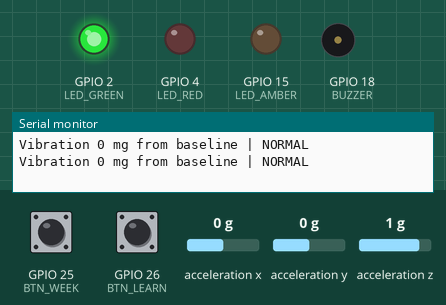
Bench run of a sketch on a simulated ESP32. Shown: output pins drawn as LEDs (lit = HIGH), buzzer (waves = sounding, pin HIGH), the last lines printed to the serial monitor. Wiring (from diagram.json): MPU-6050 motion sensor at I2C address 0x68. The test bench sets the inputs (shaded band); at power-on: acceleration x 0 g, GPIO 25 (BTN_WEEK) HIGH, GPIO 26 (BTN_LEARN) HIGH, acceleration z 1 g, acceleration y 0 g.

Above: at 4.2 s.
4.3 s: acceleration x set to -1.4 g
At 6.2 s:
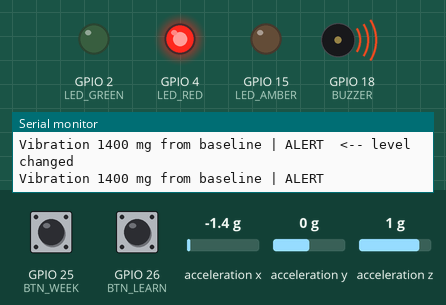
6.5 s: GPIO 25 (BTN_WEEK) pulled LOW for 0.15 s
8.1 s: GPIO 25 (BTN_WEEK) pulled LOW for 1 s
10.6 s: GPIO 26 (BTN_LEARN) pulled LOW for 0.15 s
At 13.8 s:
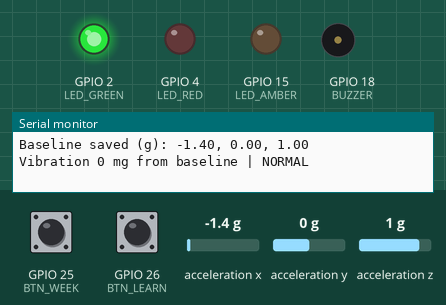
13.9 s: acceleration z set to 0.8 g
At 15.7 s:
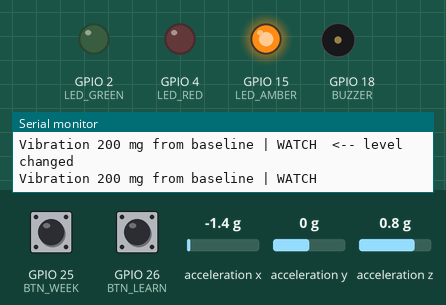
16.1 s: acceleration x set to -1.1 g
At 17.2 s:
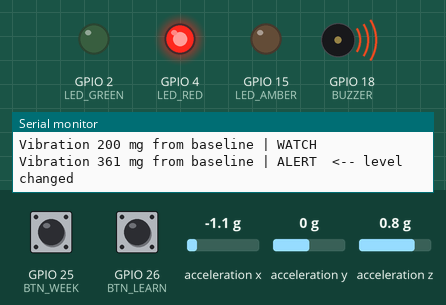
Timing chart, 0 to 19.1 s (numbered marks = the images above; inputs shaded):
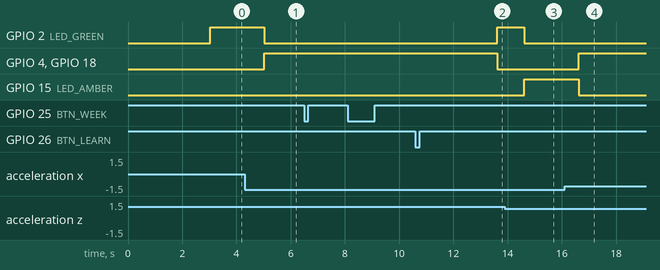

The sketch:

sketch.ino
```cpp
/*
  Lab 5 - Bearing vibration watch on a die-cutter (condition-based maintenance)
  (ILLUSTRATIVE machine and limits. Simulated sensor. Not a real machine or a real diagnosis.)

  Story: an accelerometer is stuck on the motor housing of a converting machine.
  After startup the sketch learns what "healthy" looks like (the baseline). Then it
  reports how far the reading moves away from it, in milli-g (mg).
  In real life vibration changes on its own. In the simulator YOU make it change:
  click the MPU6050 and move its accelerometer sliders (X, Y, Z).

  Buttons:
    BLUE   = RECORD WEEK  (save today's reading as the next weekly point, up to 10)
    YELLOW = RE-LEARN baseline (do this after maintenance)

  Lights: green = normal, amber = watch (130 mg or a rising trend), red + buzzer = alert (280 mg).

  Workshop topic: 6.2 managing capital assets. A threshold rule and a trend rule, not AI.
*/
#include <Wire.h>
#include "vib_logic.h"

const int SDA_PIN = 21, SCL_PIN = 22;
const int BTN_WEEK = 25, BTN_LEARN = 26;
const int LED_GREEN = 2, LED_AMBER = 15, LED_RED = 4, BUZZER = 18;
const uint8_t MPU = 0x68;

Vec baseline = {0, 0, 1};
Level level = LV_NORMAL;
Trend trend = {{0}, 0};
bool trendWarn = false;

bool readAccel(Vec &a) {
  Wire.beginTransmission(MPU); Wire.write(0x3B);
  if (Wire.endTransmission(false) != 0) return false;
  if (Wire.requestFrom((int)MPU, 6) != 6) return false;
  int16_t x = (Wire.read() << 8) | Wire.read();
  int16_t y = (Wire.read() << 8) | Wire.read();
  int16_t z = (Wire.read() << 8) | Wire.read();
  a.x = x / 16384.0f; a.y = y / 16384.0f; a.z = z / 16384.0f;   // +/-2 g range
  return true;
}

void learnBaseline() {
  Serial.println("Learning baseline for 3 seconds - keep the sliders where the machine is healthy...");
  Vec sum = {0, 0, 0}; int n = 0;
  for (int i = 0; i < 15; i++) { Vec a; if (readAccel(a)) { sum.x += a.x; sum.y += a.y; sum.z += a.z; n++; } delay(200); }
  if (n == 0) { Serial.println("SENSOR ERROR - no readings, check wiring"); return; }
  baseline = {sum.x / n, sum.y / n, sum.z / n};
  level = LV_NORMAL; trend.n = 0; trendWarn = false;
  Serial.print("Baseline saved (g): "); Serial.print(baseline.x, 2); Serial.print(", ");
  Serial.print(baseline.y, 2); Serial.print(", "); Serial.println(baseline.z, 2);
}

void showLights() {
  bool alert = (level == LV_ALERT);
  digitalWrite(LED_GREEN, (level == LV_NORMAL && !trendWarn) ? HIGH : LOW);
  digitalWrite(LED_AMBER, (level == LV_WATCH || (trendWarn && level != LV_ALERT)) ? HIGH : LOW);
  digitalWrite(LED_RED, alert ? HIGH : LOW);
  digitalWrite(BUZZER, alert ? HIGH : LOW);
}

void printWeeks() {
  Serial.print("Weekly log (mg): ");
  for (int i = 0; i < trend.n; i++) { Serial.print(trend.v[i], 0); Serial.print(i + 1 < trend.n ? ", " : ""); }
  Serial.println();
}

void setup() {
  Serial.begin(115200);
  pinMode(BTN_WEEK, INPUT_PULLUP); pinMode(BTN_LEARN, INPUT_PULLUP);
  pinMode(LED_GREEN, OUTPUT); pinMode(LED_AMBER, OUTPUT); pinMode(LED_RED, OUTPUT); pinMode(BUZZER, OUTPUT);
  Wire.begin(SDA_PIN, SCL_PIN);
  Wire.beginTransmission(MPU); Wire.write(0x6B); Wire.write(0); Wire.endTransmission();   // wake the sensor
  Serial.println("=== Lab 5: Bearing vibration watch (simulated) ===");
  learnBaseline();
  Serial.println("Now move the MPU6050 accelerometer sliders. BLUE = record week, YELLOW = re-learn baseline.");
}

unsigned long lastPrint = 0;
bool pWeek = false, pLearn = false;
// true once per press (edge), so holding a button does not record twice
bool pressed(int pin, bool &prev) { bool now = (digitalRead(pin) == LOW); bool e = now && !prev; prev = now; return e; }

void loop() {
  if (pressed(BTN_LEARN, pLearn)) { learnBaseline(); }
  if (pressed(BTN_WEEK, pWeek)) {
    Vec a; float mg = 0;
    if (readAccel(a)) mg = deviationMg(a, baseline);
    if (addWeek(trend, mg)) {
      trendWarn = rising(trend);
      Serial.print(">> Week "); Serial.print(trend.n); Serial.print(" recorded: "); Serial.print(mg, 0); Serial.println(" mg");
      printWeeks();
      if (trendWarn) Serial.println("!! RISING TREND over 3 weeks: plan maintenance now, even if no limit is crossed.");
    } else Serial.println(">> Weekly log is full (10 weeks). Press YELLOW to start again.");
  }

  if (millis() - lastPrint >= 1000) {
    lastPrint = millis();
    Vec a;
    if (!readAccel(a)) { Serial.println("SENSOR ERROR - no reading"); return; }
    float mg = deviationMg(a, baseline);
    Level before = level;
    level = updateLevel(level, mg);
    showLights();
    Serial.print("Vibration "); Serial.print(mg, 0); Serial.print(" mg from baseline | ");
    Serial.print(level == LV_NORMAL ? "NORMAL" : level == LV_WATCH ? "WATCH" : "ALERT");
    if (trendWarn) Serial.print(" | TREND RISING");
    if (level != before) Serial.print("  <-- level changed");
    Serial.println();
  }
  delay(5);   // poll the buttons often so short presses are not missed
}
```

vib_logic.h
```cpp
// vib_logic.h - Lab 5: bearing vibration watch. Pure maths, no Arduino calls.
// Two ways to catch a failing bearing:
//   1) a LIMIT   - "above 280 mg is an alert"
//   2) a TREND   - "three weekly readings in a row, each higher, and clearly up"
// The trend rule warns earlier. That is the idea behind condition-based maintenance.
#pragma once
#include <math.h>

struct Vec { float x, y, z; };          // acceleration in g

// Limits sit between the simulator slider steps (50 mg) so readings never land exactly on a limit.
const float WATCH_MG = 130.0f;           // milli-g away from the healthy baseline
const float ALERT_MG = 280.0f;
const float HYST_MG  = 25.0f;
const float TREND_MIN_RISE_MG = 40.0f;   // ignore tiny wobbles

enum Level { LV_NORMAL = 0, LV_WATCH = 1, LV_ALERT = 2 };

// How far the machine is from its healthy "baseline" pose, in milli-g.
inline float deviationMg(Vec a, Vec base) {
  float dx = a.x - base.x, dy = a.y - base.y, dz = a.z - base.z;
  return sqrtf(dx * dx + dy * dy + dz * dz) * 1000.0f;
}

inline Level updateLevel(Level lv, float mg) {
  for (int i = 0; i < 2; i++) {
    if (lv == LV_NORMAL && mg >= WATCH_MG) lv = LV_WATCH;
    else if (lv == LV_WATCH && mg >= ALERT_MG) lv = LV_ALERT;
    else if (lv == LV_ALERT && mg < ALERT_MG - HYST_MG) lv = LV_WATCH;
    else if (lv == LV_WATCH && mg < WATCH_MG - HYST_MG) lv = LV_NORMAL;
  }
  return lv;
}

const int MAX_WEEKS = 10;
struct Trend { float v[MAX_WEEKS]; int n; };

inline bool addWeek(Trend &t, float mg) {
  if (t.n >= MAX_WEEKS) return false;
  t.v[t.n++] = mg;
  return true;
}

// Rising = last three readings strictly increasing AND at least TREND_MIN_RISE_MG higher than three weeks ago.
inline bool rising(const Trend &t) {
  if (t.n < 3) return false;
  float a = t.v[t.n - 3], b = t.v[t.n - 2], c = t.v[t.n - 1];
  return (b > a) && (c > b) && ((c - a) >= TREND_MIN_RISE_MG);
}
```

Measured:
- the behaviour switches between -1.3 and -1.2 g on acceleration x (found by bisection; images 3 and 4)
- after the input at 4.3 s, GPIO 2 (LED_GREEN): HIGH → LOW after 0.73 s; GPIO 4 (LED_RED), GPIO 18 (BUZZER): LOW → HIGH after 0.73 s
- after the input at 10.6 s, GPIO 2 (LED_GREEN): LOW → HIGH after 3.0 s; GPIO 4 (LED_RED), GPIO 18 (BUZZER): HIGH → LOW after 3.0 s
- after the input at 13.9 s, GPIO 2 (LED_GREEN): HIGH → LOW after 0.72 s; GPIO 15 (LED_AMBER): LOW → HIGH after 0.72 s
- after the input at 16.1 s, GPIO 4 (LED_RED), GPIO 18 (BUZZER): LOW → HIGH after 0.52 s; GPIO 15 (LED_AMBER): HIGH → LOW after 0.52 s
